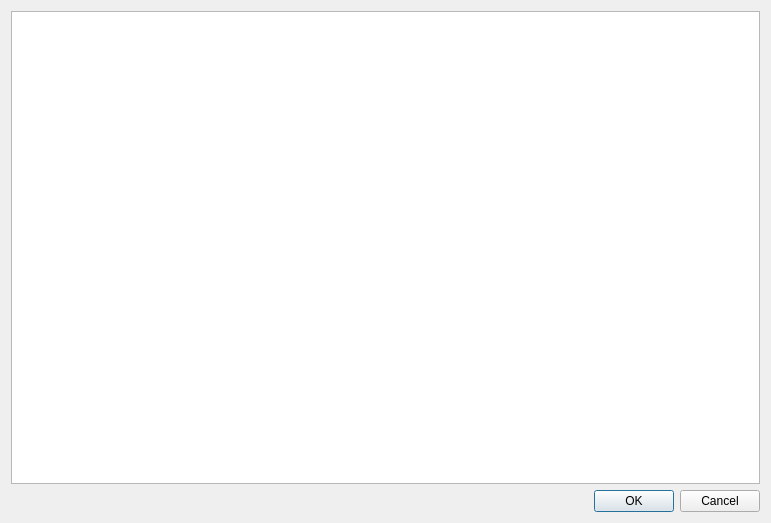
<?xml version="1.0" encoding="UTF-8"?>
<ui version="4.0">
 <class>Edit</class>
 <widget class="QDialog" name="Edit">
  <property name="geometry">
   <rect>
    <x>0</x>
    <y>0</y>
    <width>771</width>
    <height>523</height>
   </rect>
  </property>
  <property name="windowTitle">
   <string>Dialog</string>
  </property>
  <layout class="QVBoxLayout" name="verticalLayout">
   <item>
    <widget class="QTextEdit" name="textEdit"/>
   </item>
   <item>
    <widget class="QDialogButtonBox" name="buttonBox">
     <property name="orientation">
      <enum>Qt::Horizontal</enum>
     </property>
     <property name="standardButtons">
      <set>QDialogButtonBox::Cancel|QDialogButtonBox::Ok</set>
     </property>
    </widget>
   </item>
  </layout>
 </widget>
 <resources/>
 <connections>
  <connection>
   <sender>buttonBox</sender>
   <signal>accepted()</signal>
   <receiver>Edit</receiver>
   <slot>accept()</slot>
   <hints>
    <hint type="sourcelabel">
     <x>248</x>
     <y>254</y>
    </hint>
    <hint type="destinationlabel">
     <x>157</x>
     <y>274</y>
    </hint>
   </hints>
  </connection>
  <connection>
   <sender>buttonBox</sender>
   <signal>rejected()</signal>
   <receiver>Edit</receiver>
   <slot>reject()</slot>
   <hints>
    <hint type="sourcelabel">
     <x>316</x>
     <y>260</y>
    </hint>
    <hint type="destinationlabel">
     <x>286</x>
     <y>274</y>
    </hint>
   </hints>
  </connection>
 </connections>
</ui>
